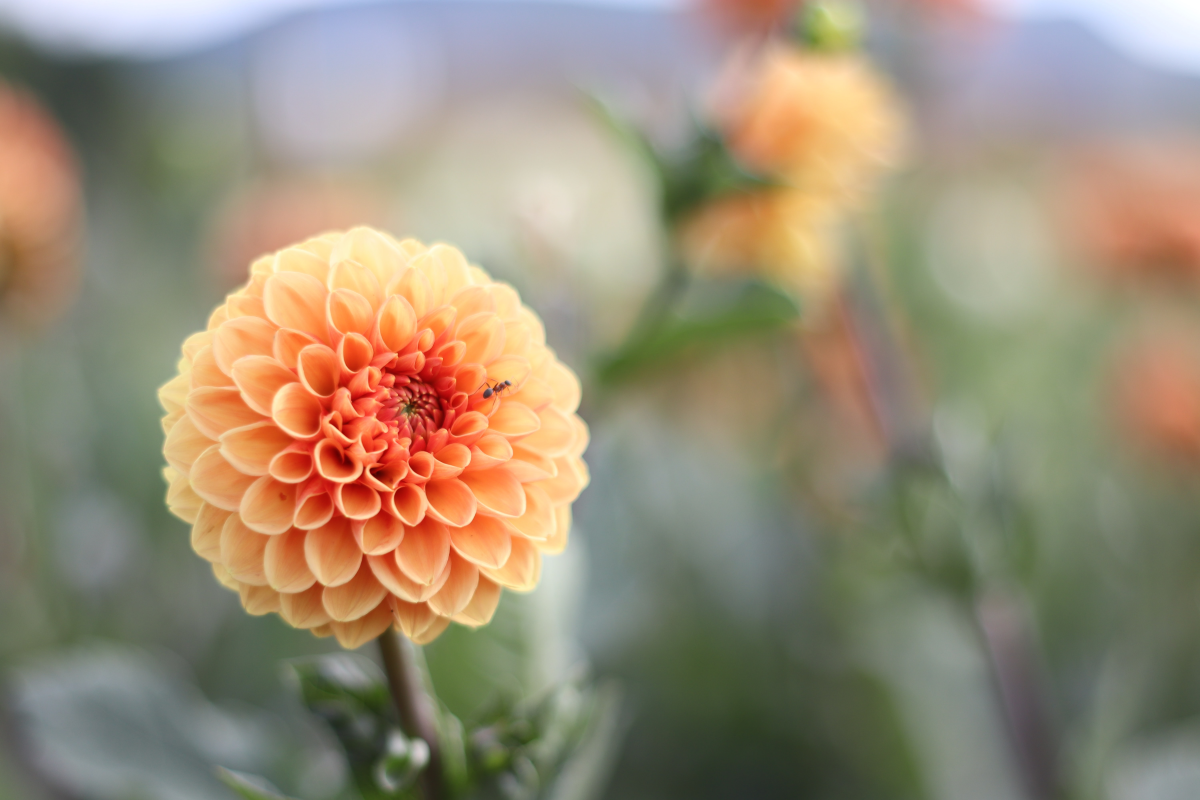
#> input picture 3COURSE/1SEM/cv/task2/data/3.jpg, 6000 x 4000 px (shown at 1/5 size)
$ jupyter execute task2.ipynb   (shell and % lines are left out)
#> lines starting #> are read from the running program, lines starting #| are printed output that depends on the picture; after the words box and inside, x2 and y2 are one past the last pixel; in counts of white or black regions, pixels touching at a corner belong together
# Обзор возможностей OpenCV

OpenCV — библиотека компьютерного зрения и машинного обучения с открытым исходным кодом. Библиотека имеет интерфейсы на различных языках: Java, C++, Matlab и, конечно, Python.

<a href='https://readthedocs.org/projects/opencv-python-tutroals/downloads/pdf/latest/' target='_blank'>Здесь</a> можно ознакомиться с официальной документацией и примерами.

## Импорт OpenCV

[cell 1]
import cv2
print('OpenCV version:', cv2.__version__)

## Палитра, каналы

Для отображения изображений в блокноте, будем использовать библиотеку matplotlib:

[cell 2]
import matplotlib.pyplot as plt

Загрузим изображение по ссылке

[cell 3]
file_name = r'data/3.jpg'

С помощью команды cv2.imread() выполним чтение изображения

[cell 4]
img = cv2.imread(file_name)
#> img is the input picture: shape (4000, 6000, 3); mean B, G, R 118.6, 140.4, 152.2

Объект img является массивом типа ndarray, что позволяет с легкостью выполнять различные операции с ним и, как следствие, с изображением. Рассмотрим его структуру

[cell 5]
print(type(img))
#| <class 'numpy.ndarray'>
print(img.shape)
#| (4000, 6000, 3)

Итак, размерность массива (3372, 5097, 3). Первые два числа отвечают за разрешение изображения. Первое число, 3372 — высота изображения в пикселях (или количество строк в массиве), второе число, 5097 — ширина (или количество столбцов). Третье значение указывает на информацию, которая содержится о каждом пикселе. В данном случае (для цветного изображения в формате RGB) мы имеем дело с интенсивностью соответствующих каналов.

Давайте выведем изображение, хранимое в виде массива, на экран. Для этого используем команду imshow():

[cell 6]
plt.imshow(img)
plt.show()

Если сравнить исходное изображение и то, что отобразилось выше, можно заметить некоторое несоответствие по цветам.

<b>Важно!</b> Отметим на этом этапе два важных замечания. Во-первых, изображение по умолчанию представляется в обратной палитре BGR, а не привычной RGB. Для корректного отображения, необходимо поменять каналы R и B местами. Во-вторых, разрешение изображения считается от верхнего левого угла (можно заметить соответствующую систему координат).

Поменять каналы R и B можно вручную, но куда проще воспользоваться следующей встроенной функцией:

[cell 7]
RGB_img = cv2.cvtColor(img, cv2.COLOR_BGR2RGB)
plt.imshow(RGB_img)
plt.show()

Большинство команд, возвращает кортеж значений, так что для удобства рекомендуем пользоваться следующим синтаксисом:

[cell 8]
h, w, c = img.shape
#> h = 4000; w = 6000; c = 3
print('Width:  ', w)
#| Width:   6000
print('Height: ', h)
#| Height:  4000
print('Channels:', c)
#| Channels: 3

[cell 9]
B, G, R = img[1707][2028]
#> B = 68; G = 136; R = 255
print('Red channel:', R)
#| Red channel: 255
print('Green channel: ', G)
#| Green channel:  136
print('Blue channel:  ', B)
#| Blue channel:   68

И не забывайте, в какой палитре сохранено изображение, так как это влияет на порядок значений!

[cell 10]
R, G, B = RGB_img[774][2500]
#> R = 205; G = 198; B = 179
print('Red channel:', R)
#| Red channel: 205
print('Green channel: ', G)
#| Green channel:  198
print('Blue channel:  ', B)
#| Blue channel:   179

Обращаясь к определенным каналам пикселей, мы можем изменить их интенсивность. Например обнулить каналы R и B:

[cell 11]
import numpy as np

[cell 12]
green_img = RGB_img.copy()

green_img[:, :, 0] = 0
green_img[:, :, 2] = 0

plt.imshow(green_img)
plt.show()

Или установить интенсивность канала R для всех пикселей, равной 250:

[cell 13]
red_intense_img = RGB_img.copy()

red_intense_img[:, :, 0] = 250

plt.imshow(red_intense_img)
plt.show()

## Изменение изображения (обрезка, сжатие, вращение)

Так как изображение представляет собой массив, то для операции обрезки изображения достаточно просто обратиться к нужному диапазону пикселей.

Следущий код выделяет область изображения с 300 по 3200 пиксель по вертикали (не забывайте, что 0 находится сверху, а нумерация начинается с нуля) и с 1500 по 3500 по горизонтали:

[cell 14]
crop_img = RGB_img[1482:2131, 2286:2865]
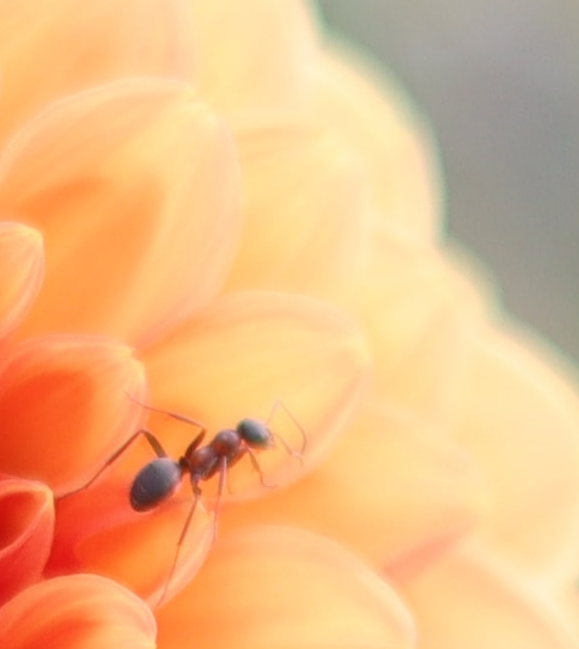
#> crop_img: shape (649, 579, 3); mean R, G, B 238, 185.8, 133.1
plt.imshow(crop_img)
plt.show()
file_name = 'res.jpg'

cv2.imwrite(file_name, cv2.cvtColor(crop_img, cv2.COLOR_RGB2BGR))
#> Out = True

Для масштабирования или сжатия изображения можно воспользоваться функцией resize(), которая в качестве параметров принимает исходное изображение и новую размерность в пикселях. Кроме того, можно указать алгоритм преобразования. Ознакомиться с различными алгоритмы и математикой, скрытой за ними, можно в <a href='https://docs.opencv.org/trunk/da/d6e/tutorial_py_geometric_transformations.html' target='_blank'>документации</a>.

[cell 15]
dim = (1000, 500)
resized_RGB_img = cv2.resize(RGB_img, dim, interpolation = cv2.INTER_AREA)
plt.imshow(resized_RGB_img)
plt.show()

Размеры изображения изменены на 1000 пикселей в ширину и 500 пикселей в высоту, что конечно привело к нарушению пропорций.
Для сохранения пропорций следует найти отношение исходных сторон:

[cell 16]
original_size = RGB_img.shape
#> original_size = (4000, 6000, 3)
original_size
original_ratio = original_size[1]/original_size[0]
#> original_ratio = 1.5
original_ratio
#> Out = 1.5

[cell 17]
h, w, c = RGB_img.shape
new_width = 520

k = float(w) / h
#> k = 1.5
dim = (new_width, int(new_width / k))
#> dim = (520, 346)

resized_RGB_img = cv2.resize(RGB_img, dim, interpolation = cv2.INTER_AREA)
#> resized_RGB_img: shape (346, 520, 3)
plt.imshow(resized_RGB_img)
plt.show()
resized_RGB_img.shape
#> Out = (346, 520, 3)

И, наконец, последнее базовое преобразование — поворот изображения. Для этого необходимо создать матрицу поворота на заданный угол. Положительным значениям соответствует поворот против часовой стрелки, отрицательным — по часовой. Поворот, конечно же, задается относительной некоторой точки.

Повернем изображение на 45 градусов по часовой стрелке относительно (почти) центра. За создание матрицы поворота отвечает функция getRotationMatrix2D(), а за преобразование — функция warpAffine().

[cell 18]
h, w, c = RGB_img.shape
center = (w // 2, h // 2)
#> center = (3000, 2000)
M = cv2.getRotationMatrix2D(center, -45, 1)
rotated_RGB_img = cv2.warpAffine(RGB_img, M, (w, h))

plt.imshow(rotated_RGB_img)
plt.show()

Во время поворота можно масштабировать изображение, за это отвечает последний параметр функции getRotationMatrix2D().

[cell 19]
h, w, c = RGB_img.shape
center = (w // 2, h // 2)
M = cv2.getRotationMatrix2D(center, -45, 0.7)
rotated_RGB_img = cv2.warpAffine(RGB_img, M, (w, h))
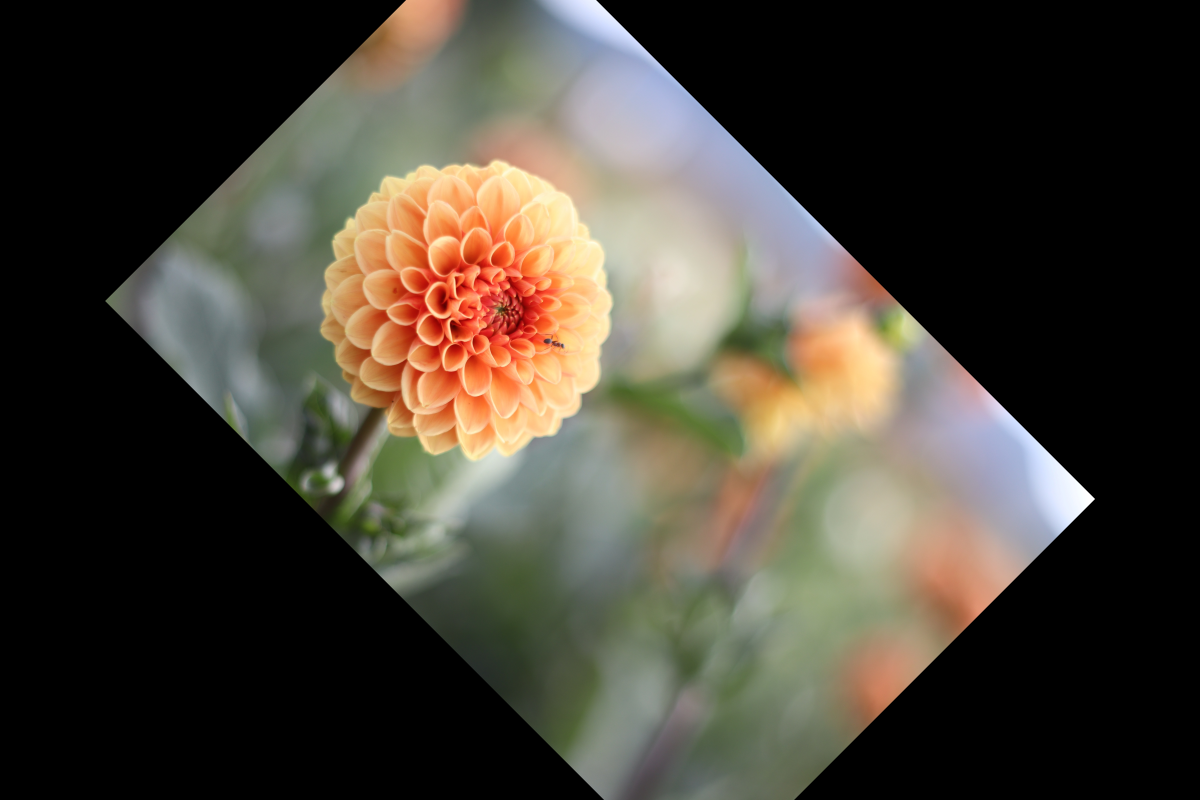
#> rotated_RGB_img: shape (4000, 6000, 3) (shown at 1/5 size); mean R, G, B 72.2, 66.4, 55.8

plt.imshow(rotated_RGB_img)
plt.show()

## Еще о палитрах

Мы уже немного поговорили о палитрах и научились преобразовывать изображения из BGR в RGB. Полезной палитрой при реализации моделей компьютерного зрения является серая шкала (градации серого). Такая шкала передает 256 оттенков серого цвета, или яркости (значение 0 представляет черный цвет, а значение 255 — белый).

Для преобразования из формата BGR воспользуемся методом COLOR_BGR2GRAY:

[cell 20]
gray_image = cv2.cvtColor(img, cv2.COLOR_BGR2GRAY)
plt.imshow(gray_image, cmap='gray')
plt.show()

Забегая несколько вперед, такая палитра полезна в контексте определения границ объектов. Например, с помощью функции threshold, мы можем изменить интенсивность пикселей, которые темнее (меньше) некоторого порога и, соответственно, ярче (больше).

Например, заменим все пиксели темнее, чем 127, на 0, а все, которые ярче 127, —
на 255.

[cell 21]
ret, thresh_image = cv2.threshold(gray_image, 127, 255, 10)
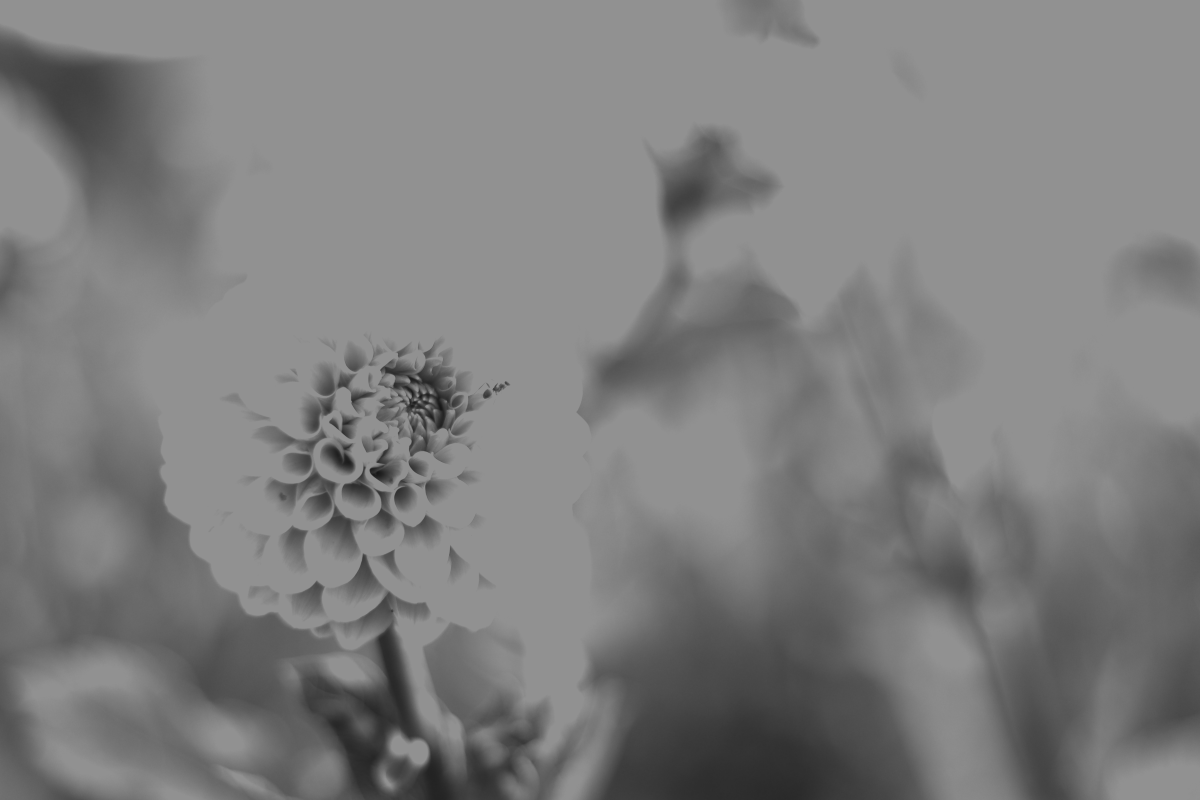
#> thresh_image: shape (4000, 6000) (shown at 1/5 size); min 22, max 145, mean 126.2
#> ret = 145
plt.imshow(thresh_image, cmap='gray')
plt.show()

В итоге, цветок имеет очень четкую границу с фоном, и может быть в последствии определен на изображении.

Ниже приведем еще некоторые примеры:

[cell 22]
ret, thresh_image = cv2.threshold(gray_image, 127, 255, cv2.THRESH_BINARY)
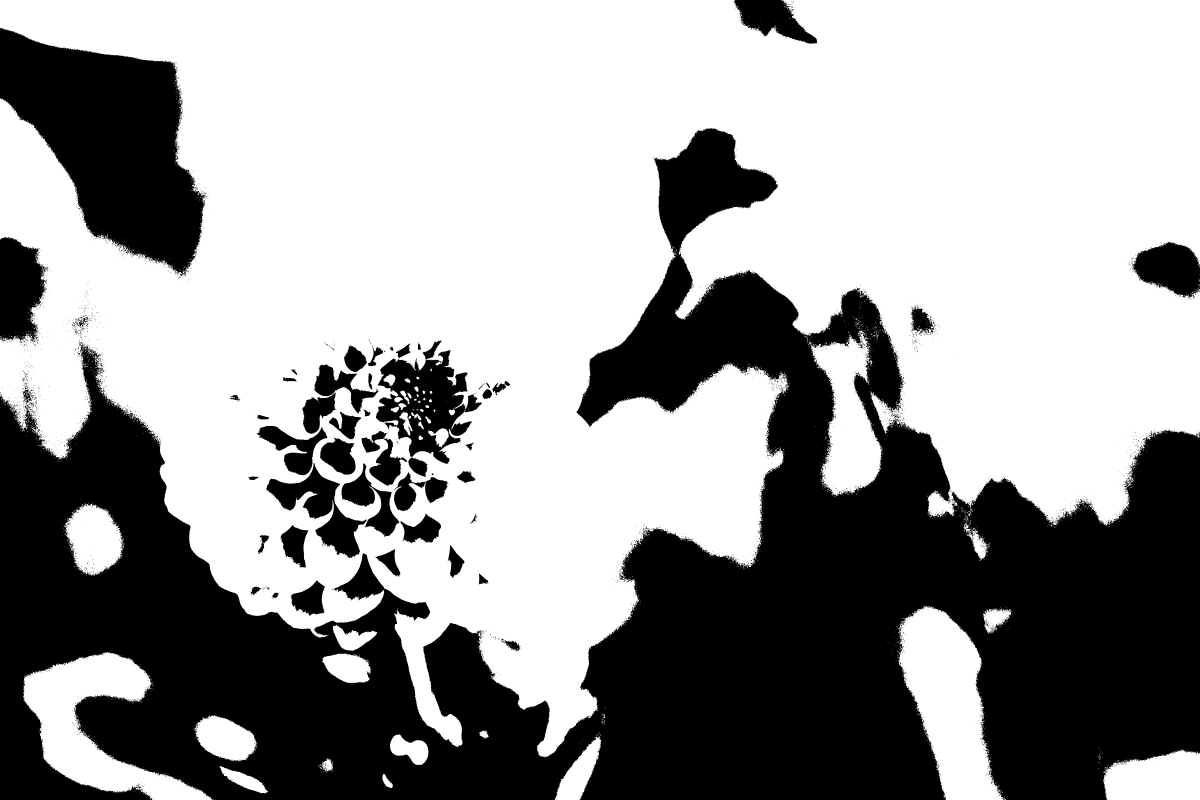
#> thresh_image: shape (4000, 6000) (shown at 1/5 size); 61% white; 4525 black regions (4244 under 20 px), largest, box (x1, y1, x2, y2) and area: (0, 640, 6000, 4000) 7872499, (0, 140, 1031, 1379) 713712, (1880, 1702, 2407, 2320) 149089
plt.imshow(thresh_image, cmap='gray')
plt.show()

[cell 23]
th2 = cv2.adaptiveThreshold(gray_image,255,cv2.ADAPTIVE_THRESH_MEAN_C, cv2.THRESH_BINARY, 11, 2)
#> th2: shape (4000, 6000); 95.2% white; black in thin lines or dots
plt.imshow(th2, cmap='gray')
plt.show()

[cell 24]
th3 = cv2.adaptiveThreshold(gray_image,255,cv2.ADAPTIVE_THRESH_GAUSSIAN_C,cv2.THRESH_BINARY,11,2)
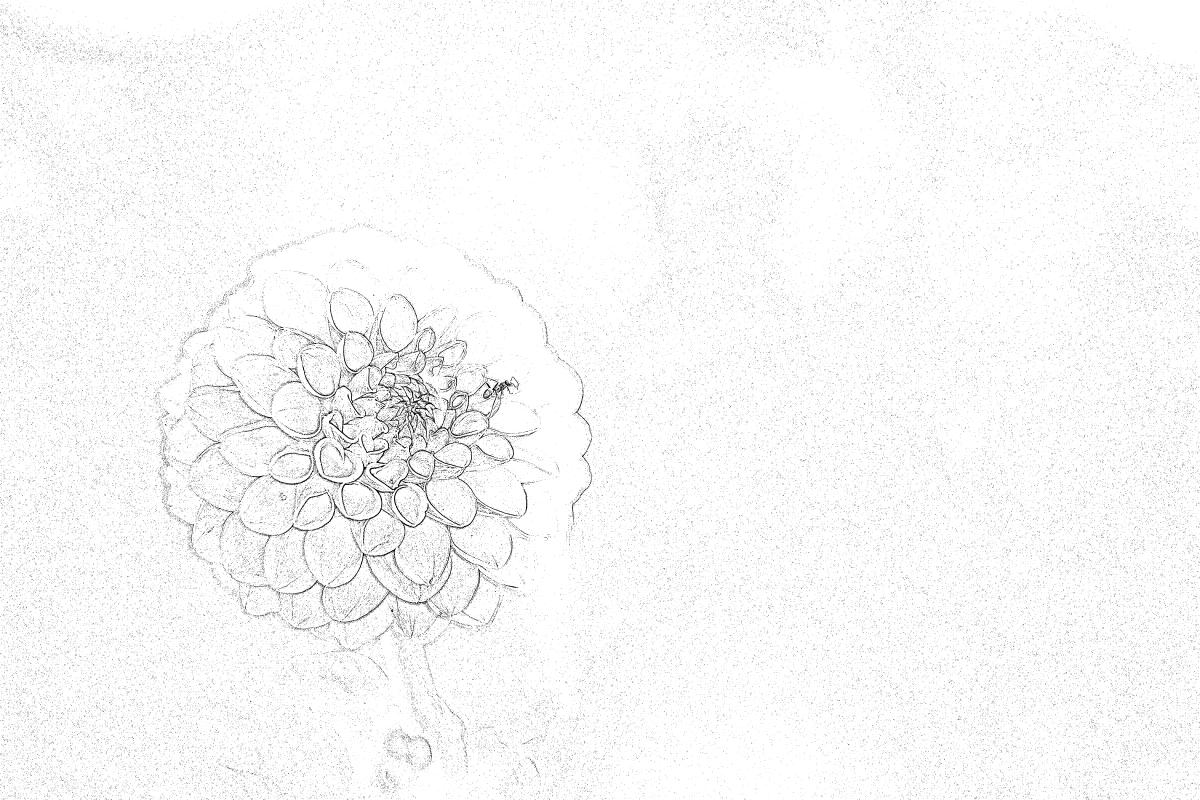
#> th3: shape (4000, 6000) (shown at 1/5 size); 97.4% white; black in thin lines or dots
plt.imshow(th3, cmap='gray')
plt.show()

## Сохранение изображений

Все созданные изображения, конечно, можно сохранить, для этого воспользуемся командой imwrite(). В качестве параметров указываем путь с именем файла и переменную, в которой хранится изображение.

[cell 25]
file_name = 'gray_image.jpg'

cv2.imwrite(file_name, resized_RGB_img)
#> Out = True

Также обращаем внимание, что при сохранении цветного изображения, функция imwrite() ожидает его в формате BGR.

[cell 26]
file_name = 'res.jpg'

cv2.imwrite(file_name, cv2.cvtColor(resized_RGB_img, cv2.COLOR_RGB2BGR))
#> Out = True
